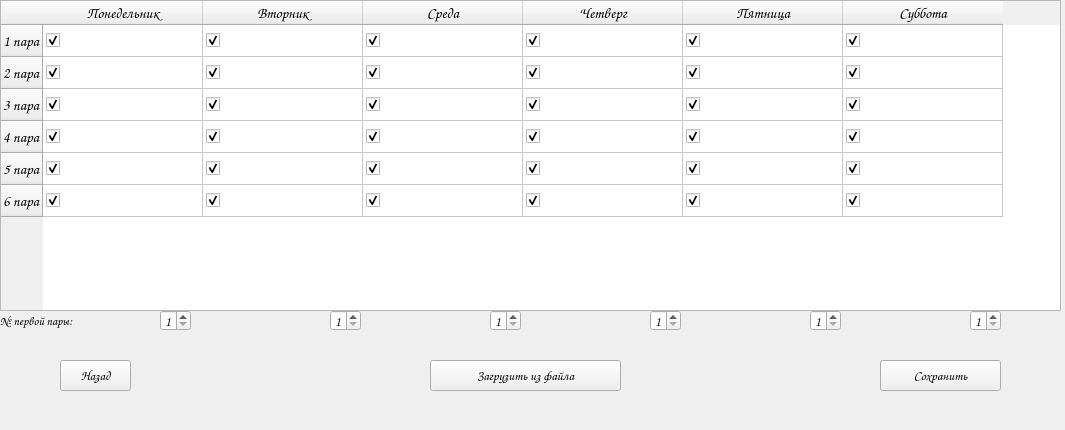
<?xml version="1.0" encoding="UTF-8"?>
<ui version="4.0">
 <class>Form</class>
 <widget class="QWidget" name="Form">
  <property name="geometry">
   <rect>
    <x>0</x>
    <y>0</y>
    <width>1065</width>
    <height>430</height>
   </rect>
  </property>
  <property name="sizePolicy">
   <sizepolicy hsizetype="Minimum" vsizetype="Minimum">
    <horstretch>0</horstretch>
    <verstretch>0</verstretch>
   </sizepolicy>
  </property>
  <property name="minimumSize">
   <size>
    <width>0</width>
    <height>0</height>
   </size>
  </property>
  <property name="baseSize">
   <size>
    <width>0</width>
    <height>0</height>
   </size>
  </property>
  <property name="windowTitle">
   <string>Добавление расписания</string>
  </property>
  <property name="windowIcon">
   <iconset>
    <normaloff>timetable_icon.png</normaloff>timetable_icon.png</iconset>
  </property>
  <widget class="QTableWidget" name="tableWidget">
   <property name="geometry">
    <rect>
     <x>0</x>
     <y>0</y>
     <width>1061</width>
     <height>311</height>
    </rect>
   </property>
   <property name="sizePolicy">
    <sizepolicy hsizetype="Fixed" vsizetype="Fixed">
     <horstretch>0</horstretch>
     <verstretch>0</verstretch>
    </sizepolicy>
   </property>
   <property name="minimumSize">
    <size>
     <width>0</width>
     <height>0</height>
    </size>
   </property>
   <property name="baseSize">
    <size>
     <width>0</width>
     <height>0</height>
    </size>
   </property>
   <property name="font">
    <font>
     <family>Comic Sans MS</family>
     <pointsize>11</pointsize>
    </font>
   </property>
   <property name="sizeAdjustPolicy">
    <enum>QAbstractScrollArea::AdjustIgnored</enum>
   </property>
   <attribute name="horizontalHeaderDefaultSectionSize">
    <number>160</number>
   </attribute>
   <attribute name="horizontalHeaderMinimumSectionSize">
    <number>160</number>
   </attribute>
   <attribute name="verticalHeaderCascadingSectionResizes">
    <bool>false</bool>
   </attribute>
   <attribute name="verticalHeaderDefaultSectionSize">
    <number>32</number>
   </attribute>
   <row>
    <property name="text">
     <string>1 пара</string>
    </property>
   </row>
   <row>
    <property name="text">
     <string>2 пара</string>
    </property>
   </row>
   <row>
    <property name="text">
     <string>3 пара</string>
    </property>
   </row>
   <row>
    <property name="text">
     <string>4 пара</string>
    </property>
   </row>
   <row>
    <property name="text">
     <string>5 пара</string>
    </property>
   </row>
   <row>
    <property name="text">
     <string>6 пара</string>
    </property>
   </row>
   <column>
    <property name="text">
     <string>Понедельник</string>
    </property>
   </column>
   <column>
    <property name="text">
     <string>Вторник</string>
    </property>
   </column>
   <column>
    <property name="text">
     <string>Среда</string>
    </property>
   </column>
   <column>
    <property name="text">
     <string>Четверг</string>
    </property>
   </column>
   <column>
    <property name="text">
     <string>Пятница</string>
    </property>
   </column>
   <column>
    <property name="text">
     <string>Суббота</string>
    </property>
   </column>
   <item row="0" column="0">
    <property name="text">
     <string>                         </string>
    </property>
    <property name="font">
     <font>
      <family>Comic Sans MS</family>
      <pointsize>20</pointsize>
     </font>
    </property>
    <property name="checkState">
     <enum>Checked</enum>
    </property>
   </item>
   <item row="0" column="1">
    <property name="text">
     <string/>
    </property>
    <property name="checkState">
     <enum>Checked</enum>
    </property>
    <property name="flags">
     <set>ItemIsSelectable|ItemIsEditable|ItemIsDragEnabled|ItemIsUserCheckable|ItemIsEnabled</set>
    </property>
   </item>
   <item row="0" column="2">
    <property name="text">
     <string/>
    </property>
    <property name="checkState">
     <enum>Checked</enum>
    </property>
    <property name="flags">
     <set>ItemIsSelectable|ItemIsEditable|ItemIsDragEnabled|ItemIsUserCheckable|ItemIsEnabled</set>
    </property>
   </item>
   <item row="0" column="3">
    <property name="text">
     <string/>
    </property>
    <property name="checkState">
     <enum>Checked</enum>
    </property>
    <property name="flags">
     <set>ItemIsSelectable|ItemIsEditable|ItemIsDragEnabled|ItemIsUserCheckable|ItemIsEnabled</set>
    </property>
   </item>
   <item row="0" column="4">
    <property name="text">
     <string/>
    </property>
    <property name="checkState">
     <enum>Checked</enum>
    </property>
    <property name="flags">
     <set>ItemIsSelectable|ItemIsEditable|ItemIsDragEnabled|ItemIsUserCheckable|ItemIsEnabled</set>
    </property>
   </item>
   <item row="0" column="5">
    <property name="text">
     <string/>
    </property>
    <property name="checkState">
     <enum>Checked</enum>
    </property>
    <property name="flags">
     <set>ItemIsSelectable|ItemIsEditable|ItemIsDragEnabled|ItemIsUserCheckable|ItemIsEnabled</set>
    </property>
   </item>
   <item row="1" column="0">
    <property name="text">
     <string/>
    </property>
    <property name="checkState">
     <enum>Checked</enum>
    </property>
    <property name="flags">
     <set>ItemIsSelectable|ItemIsEditable|ItemIsDragEnabled|ItemIsUserCheckable|ItemIsEnabled</set>
    </property>
   </item>
   <item row="1" column="1">
    <property name="text">
     <string/>
    </property>
    <property name="checkState">
     <enum>Checked</enum>
    </property>
    <property name="flags">
     <set>ItemIsSelectable|ItemIsEditable|ItemIsDragEnabled|ItemIsUserCheckable|ItemIsEnabled</set>
    </property>
   </item>
   <item row="1" column="2">
    <property name="text">
     <string/>
    </property>
    <property name="checkState">
     <enum>Checked</enum>
    </property>
    <property name="flags">
     <set>ItemIsSelectable|ItemIsEditable|ItemIsDragEnabled|ItemIsUserCheckable|ItemIsEnabled</set>
    </property>
   </item>
   <item row="1" column="3">
    <property name="text">
     <string/>
    </property>
    <property name="checkState">
     <enum>Checked</enum>
    </property>
    <property name="flags">
     <set>ItemIsSelectable|ItemIsEditable|ItemIsDragEnabled|ItemIsUserCheckable|ItemIsEnabled</set>
    </property>
   </item>
   <item row="1" column="4">
    <property name="text">
     <string/>
    </property>
    <property name="checkState">
     <enum>Checked</enum>
    </property>
    <property name="flags">
     <set>ItemIsSelectable|ItemIsEditable|ItemIsDragEnabled|ItemIsUserCheckable|ItemIsEnabled</set>
    </property>
   </item>
   <item row="1" column="5">
    <property name="text">
     <string/>
    </property>
    <property name="checkState">
     <enum>Checked</enum>
    </property>
    <property name="flags">
     <set>ItemIsSelectable|ItemIsEditable|ItemIsDragEnabled|ItemIsUserCheckable|ItemIsEnabled</set>
    </property>
   </item>
   <item row="2" column="0">
    <property name="text">
     <string/>
    </property>
    <property name="checkState">
     <enum>Checked</enum>
    </property>
    <property name="flags">
     <set>ItemIsSelectable|ItemIsEditable|ItemIsDragEnabled|ItemIsUserCheckable|ItemIsEnabled</set>
    </property>
   </item>
   <item row="2" column="1">
    <property name="text">
     <string/>
    </property>
    <property name="checkState">
     <enum>Checked</enum>
    </property>
    <property name="flags">
     <set>ItemIsSelectable|ItemIsEditable|ItemIsDragEnabled|ItemIsUserCheckable|ItemIsEnabled</set>
    </property>
   </item>
   <item row="2" column="2">
    <property name="text">
     <string/>
    </property>
    <property name="checkState">
     <enum>Checked</enum>
    </property>
    <property name="flags">
     <set>ItemIsSelectable|ItemIsEditable|ItemIsDragEnabled|ItemIsUserCheckable|ItemIsEnabled</set>
    </property>
   </item>
   <item row="2" column="3">
    <property name="text">
     <string/>
    </property>
    <property name="checkState">
     <enum>Checked</enum>
    </property>
    <property name="flags">
     <set>ItemIsSelectable|ItemIsEditable|ItemIsDragEnabled|ItemIsUserCheckable|ItemIsEnabled</set>
    </property>
   </item>
   <item row="2" column="4">
    <property name="text">
     <string/>
    </property>
    <property name="checkState">
     <enum>Checked</enum>
    </property>
    <property name="flags">
     <set>ItemIsSelectable|ItemIsEditable|ItemIsDragEnabled|ItemIsUserCheckable|ItemIsEnabled</set>
    </property>
   </item>
   <item row="2" column="5">
    <property name="text">
     <string/>
    </property>
    <property name="checkState">
     <enum>Checked</enum>
    </property>
    <property name="flags">
     <set>ItemIsSelectable|ItemIsEditable|ItemIsDragEnabled|ItemIsUserCheckable|ItemIsEnabled</set>
    </property>
   </item>
   <item row="3" column="0">
    <property name="text">
     <string/>
    </property>
    <property name="checkState">
     <enum>Checked</enum>
    </property>
    <property name="flags">
     <set>ItemIsSelectable|ItemIsEditable|ItemIsDragEnabled|ItemIsUserCheckable|ItemIsEnabled</set>
    </property>
   </item>
   <item row="3" column="1">
    <property name="text">
     <string/>
    </property>
    <property name="checkState">
     <enum>Checked</enum>
    </property>
    <property name="flags">
     <set>ItemIsSelectable|ItemIsEditable|ItemIsDragEnabled|ItemIsUserCheckable|ItemIsEnabled</set>
    </property>
   </item>
   <item row="3" column="2">
    <property name="text">
     <string/>
    </property>
    <property name="checkState">
     <enum>Checked</enum>
    </property>
    <property name="flags">
     <set>ItemIsSelectable|ItemIsEditable|ItemIsDragEnabled|ItemIsUserCheckable|ItemIsEnabled</set>
    </property>
   </item>
   <item row="3" column="3">
    <property name="text">
     <string/>
    </property>
    <property name="checkState">
     <enum>Checked</enum>
    </property>
    <property name="flags">
     <set>ItemIsSelectable|ItemIsEditable|ItemIsDragEnabled|ItemIsUserCheckable|ItemIsEnabled</set>
    </property>
   </item>
   <item row="3" column="4">
    <property name="text">
     <string/>
    </property>
    <property name="checkState">
     <enum>Checked</enum>
    </property>
    <property name="flags">
     <set>ItemIsSelectable|ItemIsEditable|ItemIsDragEnabled|ItemIsUserCheckable|ItemIsEnabled</set>
    </property>
   </item>
   <item row="3" column="5">
    <property name="text">
     <string/>
    </property>
    <property name="checkState">
     <enum>Checked</enum>
    </property>
    <property name="flags">
     <set>ItemIsSelectable|ItemIsEditable|ItemIsDragEnabled|ItemIsUserCheckable|ItemIsEnabled</set>
    </property>
   </item>
   <item row="4" column="0">
    <property name="text">
     <string/>
    </property>
    <property name="checkState">
     <enum>Checked</enum>
    </property>
    <property name="flags">
     <set>ItemIsSelectable|ItemIsEditable|ItemIsDragEnabled|ItemIsUserCheckable|ItemIsEnabled</set>
    </property>
   </item>
   <item row="4" column="1">
    <property name="text">
     <string/>
    </property>
    <property name="checkState">
     <enum>Checked</enum>
    </property>
    <property name="flags">
     <set>ItemIsSelectable|ItemIsEditable|ItemIsDragEnabled|ItemIsUserCheckable|ItemIsEnabled</set>
    </property>
   </item>
   <item row="4" column="2">
    <property name="text">
     <string/>
    </property>
    <property name="checkState">
     <enum>Checked</enum>
    </property>
    <property name="flags">
     <set>ItemIsSelectable|ItemIsEditable|ItemIsDragEnabled|ItemIsUserCheckable|ItemIsEnabled</set>
    </property>
   </item>
   <item row="4" column="3">
    <property name="text">
     <string/>
    </property>
    <property name="checkState">
     <enum>Checked</enum>
    </property>
    <property name="flags">
     <set>ItemIsSelectable|ItemIsEditable|ItemIsDragEnabled|ItemIsUserCheckable|ItemIsEnabled</set>
    </property>
   </item>
   <item row="4" column="4">
    <property name="text">
     <string/>
    </property>
    <property name="checkState">
     <enum>Checked</enum>
    </property>
    <property name="flags">
     <set>ItemIsSelectable|ItemIsEditable|ItemIsDragEnabled|ItemIsUserCheckable|ItemIsEnabled</set>
    </property>
   </item>
   <item row="4" column="5">
    <property name="text">
     <string/>
    </property>
    <property name="checkState">
     <enum>Checked</enum>
    </property>
    <property name="flags">
     <set>ItemIsSelectable|ItemIsEditable|ItemIsDragEnabled|ItemIsUserCheckable|ItemIsEnabled</set>
    </property>
   </item>
   <item row="5" column="0">
    <property name="text">
     <string/>
    </property>
    <property name="checkState">
     <enum>Checked</enum>
    </property>
    <property name="flags">
     <set>ItemIsSelectable|ItemIsEditable|ItemIsDragEnabled|ItemIsUserCheckable|ItemIsEnabled</set>
    </property>
   </item>
   <item row="5" column="1">
    <property name="text">
     <string/>
    </property>
    <property name="checkState">
     <enum>Checked</enum>
    </property>
    <property name="flags">
     <set>ItemIsSelectable|ItemIsEditable|ItemIsDragEnabled|ItemIsUserCheckable|ItemIsEnabled</set>
    </property>
   </item>
   <item row="5" column="2">
    <property name="text">
     <string/>
    </property>
    <property name="checkState">
     <enum>Checked</enum>
    </property>
    <property name="flags">
     <set>ItemIsSelectable|ItemIsEditable|ItemIsDragEnabled|ItemIsUserCheckable|ItemIsEnabled</set>
    </property>
   </item>
   <item row="5" column="3">
    <property name="text">
     <string/>
    </property>
    <property name="checkState">
     <enum>Checked</enum>
    </property>
    <property name="flags">
     <set>ItemIsSelectable|ItemIsEditable|ItemIsDragEnabled|ItemIsUserCheckable|ItemIsEnabled</set>
    </property>
   </item>
   <item row="5" column="4">
    <property name="text">
     <string/>
    </property>
    <property name="checkState">
     <enum>Checked</enum>
    </property>
    <property name="flags">
     <set>ItemIsSelectable|ItemIsEditable|ItemIsDragEnabled|ItemIsUserCheckable|ItemIsEnabled</set>
    </property>
   </item>
   <item row="5" column="5">
    <property name="text">
     <string/>
    </property>
    <property name="checkState">
     <enum>Checked</enum>
    </property>
    <property name="flags">
     <set>ItemIsSelectable|ItemIsEditable|ItemIsDragEnabled|ItemIsUserCheckable|ItemIsEnabled</set>
    </property>
   </item>
  </widget>
  <widget class="QSpinBox" name="spinBox_monday">
   <property name="geometry">
    <rect>
     <x>160</x>
     <y>310</y>
     <width>31</width>
     <height>21</height>
    </rect>
   </property>
   <property name="font">
    <font>
     <family>Comic Sans MS</family>
     <pointsize>10</pointsize>
    </font>
   </property>
   <property name="minimum">
    <number>1</number>
   </property>
   <property name="maximum">
    <number>6</number>
   </property>
  </widget>
  <widget class="QSpinBox" name="spinBox_tuesday">
   <property name="geometry">
    <rect>
     <x>330</x>
     <y>310</y>
     <width>31</width>
     <height>21</height>
    </rect>
   </property>
   <property name="font">
    <font>
     <family>Comic Sans MS</family>
     <pointsize>10</pointsize>
    </font>
   </property>
   <property name="minimum">
    <number>1</number>
   </property>
   <property name="maximum">
    <number>6</number>
   </property>
  </widget>
  <widget class="QSpinBox" name="spinBox_wednesday">
   <property name="geometry">
    <rect>
     <x>490</x>
     <y>310</y>
     <width>31</width>
     <height>21</height>
    </rect>
   </property>
   <property name="font">
    <font>
     <family>Comic Sans MS</family>
     <pointsize>10</pointsize>
    </font>
   </property>
   <property name="minimum">
    <number>1</number>
   </property>
   <property name="maximum">
    <number>6</number>
   </property>
  </widget>
  <widget class="QSpinBox" name="spinBox_thursday">
   <property name="geometry">
    <rect>
     <x>650</x>
     <y>310</y>
     <width>31</width>
     <height>21</height>
    </rect>
   </property>
   <property name="font">
    <font>
     <family>Comic Sans MS</family>
     <pointsize>10</pointsize>
    </font>
   </property>
   <property name="minimum">
    <number>1</number>
   </property>
   <property name="maximum">
    <number>6</number>
   </property>
  </widget>
  <widget class="QSpinBox" name="spinBox_friday">
   <property name="geometry">
    <rect>
     <x>810</x>
     <y>310</y>
     <width>31</width>
     <height>21</height>
    </rect>
   </property>
   <property name="font">
    <font>
     <family>Comic Sans MS</family>
     <pointsize>10</pointsize>
    </font>
   </property>
   <property name="minimum">
    <number>1</number>
   </property>
   <property name="maximum">
    <number>6</number>
   </property>
  </widget>
  <widget class="QSpinBox" name="spinBox_saturday">
   <property name="geometry">
    <rect>
     <x>970</x>
     <y>310</y>
     <width>31</width>
     <height>21</height>
    </rect>
   </property>
   <property name="font">
    <font>
     <family>Comic Sans MS</family>
     <pointsize>10</pointsize>
    </font>
   </property>
   <property name="minimum">
    <number>1</number>
   </property>
   <property name="maximum">
    <number>6</number>
   </property>
  </widget>
  <widget class="QLabel" name="label">
   <property name="geometry">
    <rect>
     <x>0</x>
     <y>310</y>
     <width>141</width>
     <height>21</height>
    </rect>
   </property>
   <property name="font">
    <font>
     <family>Comic Sans MS</family>
     <pointsize>9</pointsize>
    </font>
   </property>
   <property name="text">
    <string>№ первой пары:</string>
   </property>
  </widget>
  <widget class="QPushButton" name="pushButton_back">
   <property name="geometry">
    <rect>
     <x>60</x>
     <y>360</y>
     <width>71</width>
     <height>31</height>
    </rect>
   </property>
   <property name="font">
    <font>
     <family>Comic Sans MS</family>
     <pointsize>10</pointsize>
    </font>
   </property>
   <property name="text">
    <string>Назад</string>
   </property>
  </widget>
  <widget class="QPushButton" name="pushButton_save">
   <property name="geometry">
    <rect>
     <x>880</x>
     <y>360</y>
     <width>121</width>
     <height>31</height>
    </rect>
   </property>
   <property name="font">
    <font>
     <family>Comic Sans MS</family>
     <pointsize>10</pointsize>
    </font>
   </property>
   <property name="text">
    <string>Сохранить</string>
   </property>
  </widget>
  <widget class="QPushButton" name="pushButton_load_from_file">
   <property name="geometry">
    <rect>
     <x>430</x>
     <y>360</y>
     <width>191</width>
     <height>31</height>
    </rect>
   </property>
   <property name="font">
    <font>
     <family>Comic Sans MS</family>
     <pointsize>10</pointsize>
    </font>
   </property>
   <property name="text">
    <string>Загрузить из файла</string>
   </property>
  </widget>
 </widget>
 <resources/>
 <connections/>
</ui>
